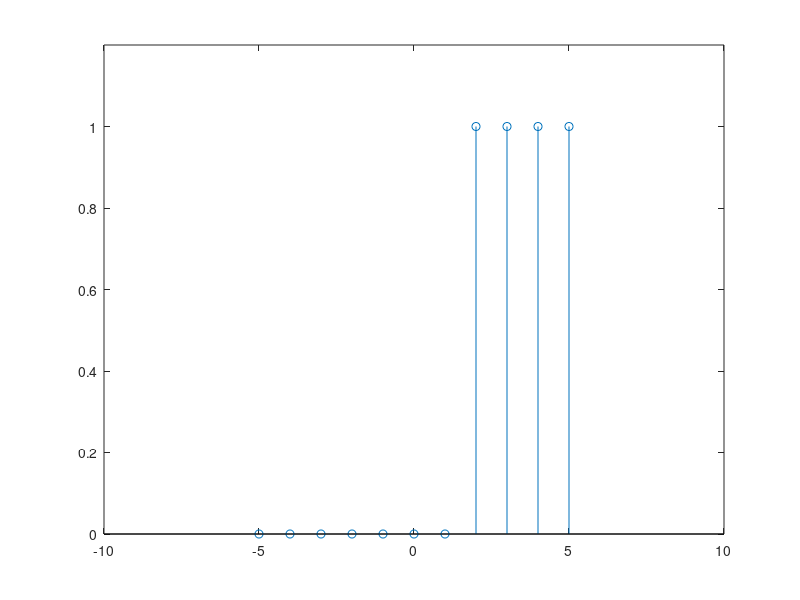

This figure's MATLAB source: (Note: this script raises an error after producing the figure.)

% Delta de Dirac con un impulso en n=0.
n=-5:5; x= (n==0);
stem(n,x);
% Delta de Dirac con un impulto en n=1.
x2=((n-1)==0);
stem(n,x2);

% Escalón unitario.

x3=((n-2)>=0);
stem(n,x3); axis([-10 10 0 1.2]);

% Exponencial compleja, e(σ+jω0)n.

n2=-10:0.1:10;
x4=exp((0.2+3j)*n);
polarplot(angle(x4), abs(x4));

%Sinusoide, cos(ω0n + φ)
n3=-10:10; N=10; w0=2*pi/N ; x5=cos(w0*n3 + pi/3);
stem(n3,x5);

% Una secuencia de N valores aleatorios uniformemente distribuidos en el
% intervalo [0, 1] obtiene del siguiente modo: 

N2=100; x6=rand(1,N); plot(x6);

% Y en el caso de una distribuci´on gaussiana se obtiene una secuencia aleatoria con media nula y desviación estándar 1:
x7=randn(1,N); plot(x7);

% OPERACIONES CON LAS SECUENCIAS. y[n] = x[n − n0]

m = 0:10; % m: indice de la secuencia original
x8 = 0.8.^m; % x: secuencia de entrada
n0 = 3; % n0: desplazamiento
n = m + n0; % n: indice de la secuencia desplazada (salida)
y = x8; % y: secuencia de salida
subplot(211);stem(m,x8);axis([0 15 0 1])
subplot(212);stem(n,y);axis([0 15 0 1])


% Cálculo de energía de una señal finita. 2 formas.
Ex=x8*x8';
Ex2=sum(abs(x8).^2);
